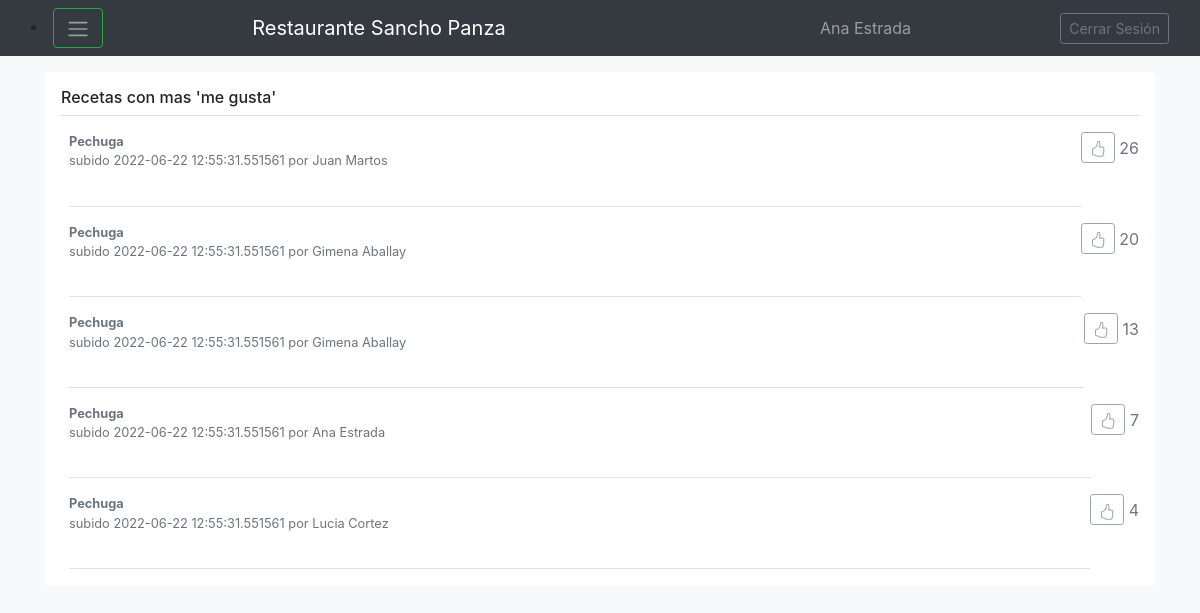
/Consultar_Ranking (signed in), run on the app's committed database.
### models.py (models this page shows)
class Usuario(db.Model):
    __tablename__='Usuario'
    id=db.Column(db.Integer, primary_key=True)
    nombre=db.Column(db.String(80), nullable=False)
    correo=db.Column(db.String(120), unique=True, nullable=False)
    clave=db.Column(db.String(120), nullable=False)
    recetas=db.relationship('Receta', backref='Usuario', cascade="all, delete-orphan")

class Receta(db.Model):
    __tablename__='Receta'
    id=db.Column(db.Integer, primary_key=True)
    nombre=db.Column(db.String(80), nullable=False)
    tiempo=db.Column(db.Integer, nullable=False)
    fecha=db.Column(db.DateTime, nullable=False)
    elaboracion=db.Column(db.String(80), nullable=False)
    cantidadmegusta=db.Column(db.Integer, nullable=False)
    usuarioid=db.Column(db.Integer, db.ForeignKey('Usuario.id'))
    ingredientes=db.relationship('Ingrediente', backref='Receta', cascade="all, delete-orphan")
    def __lt__(self, otro):
        if type(otro)==type(self):
            return (self.cantidadmegusta<otro.cantidadmegusta)

### app.py (the view)
@app.route('/Consultar_Ranking', methods=['GET', 'POST'])
def Consultar_Ranking():
    if 'nombre' in session:
        recetasordenadas=Receta.query.all()
        recetasordenadas.sort(reverse=True)
        i=0
        recetasamostrar=[]
        while i<5 and i<len(recetasordenadas):
            recetasamostrar.append(recetasordenadas[i])
            i+=1
        print (recetasamostrar)
        return render_template('Ranking.html', tipo_busqueda="Recetas con mas 'me gusta'",usuario_actual=session, recetas=recetasamostrar, usuarios=Usuario.query.all())
    else:
        return render_template('index.html')

### templates/Ranking.html (shortened to what this page needs)
{% extends "Base.html" %}
{% block content %}
<div class="my-3 p-3 bg-white rounded box-shadow">
  <h6 class="border-bottom border-gray pb-2 mb-0">{{tipo_busqueda}}</h6>
  {% for receta in recetas %}
  <div class="media text-muted pt-3">
    <p class="media-body pb-3 mb-0 small lh-125 border-bottom border-gray">
      <strong class="d-block text-gray-dark">{{receta.nombre}}</strong>
      subido {{receta.fecha}} por {{usuarios[receta.usuarioid-1].nombre}}
      <br><br>
      <p class="d-block text-gray-dark">
      <form action="http://localhost:5000/megusta" method="post">
        <button type="submit" disabled class="btn btn-outline-secondary btn-sm mb-1"></button>
           {{receta.cantidadmegusta}}
      </form>
    </p>
    </p>
  </div>
  {% endfor %}
{% endblock %}

### templates/Base.html (shortened to what this page needs)
<!doctype html>
<html lang="en">
  <head>
    <link href="static/css/bootstrap.min.css" rel="stylesheet">
    <link href="static/css/offcanvas.css" rel="stylesheet">
  </head>
  <body class="bg-light">
    <nav class="navbar navbar-expand-md fixed-top navbar-dark bg-dark">
      <div class="container-fluid">
        <li class="nav-item dropdown">
            <button class="btn btn-outline-success" id="navbarDropdown" data-bs-toggle="dropdown" aria-expanded="false">
                <span class="navbar-toggler-icon"></span>
            </button>
          </li>
          <a class="navbar-brand" href="http://localhost:5000/Bienvenido">Restaurante Sancho Panza</a>
          <li class="navbar-text">
            {{usuario_actual.nombre}}
          </li>
          <a class="btn btn-sm btn-outline-secondary" href="http://127.0.0.1:5000/" >Cerrar Sesión</a>
      </div>
    </nav>
    <main role="main" class="container">
        {% block content %}{% endblock %}
    </main>
  </body>
</html>

### static/css/offcanvas.css (style rules this page uses)
html, body { overflow-x: hidden; }
body { padding-top: 56px; }

### data on the page
Usuario: nombre "Ana Estrada"
Receta: nombre "Pechuga", fecha "2022-06-22 12:55:31.551561", usuarioid.nombre "Juan Martos", cantidadmegusta "26"
Receta: nombre "Pechuga", fecha "2022-06-22 12:55:31.551561", usuarioid.nombre "Gimena Aballay", cantidadmegusta "20"
Receta: nombre "Pechuga", fecha "2022-06-22 12:55:31.551561", usuarioid.nombre "Gimena Aballay", cantidadmegusta "13"
Receta: nombre "Pechuga", fecha "2022-06-22 12:55:31.551561", usuarioid.nombre "Ana Estrada", cantidadmegusta "7"
Receta: nombre "Pechuga", fecha "2022-06-22 12:55:31.551561", usuarioid.nombre "Lucia Cortez", cantidadmegusta "4"

### other printed values
{{ tipo_busqueda }} "Recetas con mas 'me gusta'"
